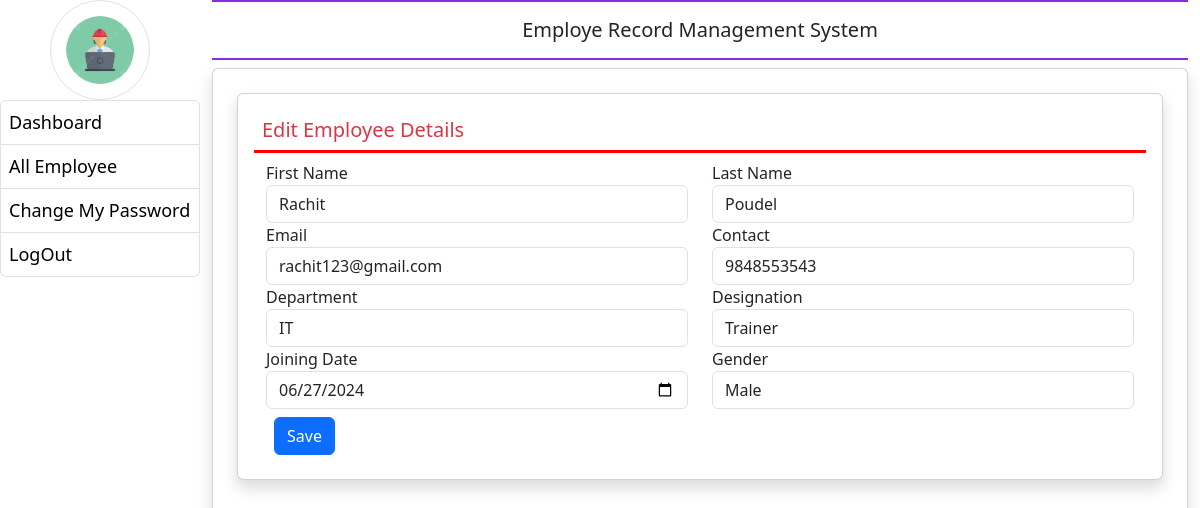
Page /edit_employee/12/ (signed in) on the committed database.
### employee/models.py (models this page shows, shortened)
class EmployeeDetails(models.Model):
    user = models.ForeignKey(User, on_delete=models.CASCADE)
    empcode = models.CharField(max_length=50)
    empdept = models.CharField(max_length=20, null=True)
    designation = models.CharField(max_length=100, null=True)
    contact = models.CharField(max_length=100, null=True)
    gender = models.CharField(max_length=10, null=True)
    joiningdate = models.DateField(null=True)

### employee/views.py (the view, shortened to what this page needs)
# urls.py: path('edit_employee/<int:pid>/', edit_employee, name='edit_employee'),
@login_required(login_url='admin_login')
def edit_employee(request, pid):
    if not request.user.is_staff:
        return redirect('admin_login')
    employee = get_object_or_404(EmployeeDetails, id=pid)
    user = employee.user  # Get the related User object
    context = {'employee': employee}
    return render(request, 'edit_employee.html', context)

### employee/templates/edit_employee.html (shortened to what this page needs)
{% extends "admin_base.html" %}
{% block main %}
<div class="card shadow m-2">
    <div class="card-body">
        <h5 class="p-2 text-danger" style="border-bottom: 3px solid red;">Edit Employee Details</h5>
        <div class="container-fluid">
            <form method="POST" name="edit_employee">
                <div class="row">
                    <div class="col-sm-6">
                        <div class="form-group">
                            <label for="first_name">First Name</label>
                            <input type="text" id="first_name" name="first_name" class="form-control" placeholder="Enter the first name" pattern="[A-Za-z]+" value="{{ employee.user.first_name }}" required>
                        </div>
                    </div>
                    <div class="col-sm-6">
                        <div class="form-group">
                            <label for="last_name">Last Name</label>
                            <input type="text" id="last_name" name="last_name" class="form-control" placeholder="Enter the last name" pattern="[A-Za-z]+" value="{{ employee.user.last_name }}" required>
                        </div>
                    </div>
                    <div class="col-sm-6">
                        <div class="form-group">
                            <label for="email">Email</label>
                            <input type="email" id="email" name="email" class="form-control" placeholder="Enter email" value="{{ employee.user.email }}" required>
                        </div>
                    </div>
                    <div class="col-sm-6">
                        <div class="form-group">
                            <label for="contact">Contact</label>
                            <input type="text" id="contact" name="contact" class="form-control" placeholder="Enter contact number" value="{{ employee.contact }}">
                        </div>
                    </div>
                    <div class="col-sm-6">
                        <div class="form-group">
                            <label for="department">Department</label>
                            <input type="text" id="department" name="department" class="form-control" placeholder="Enter department" value="{{ employee.empdept }}">
                        </div>
                    </div>
                    <div class="col-sm-6">
                        <div class="form-group">
                            <label for="designation">Designation</label>
                            <input type="text" id="designation" name="designation" class="form-control" placeholder="Enter designation" value="{{ employee.designation }}">
                        </div>
                    </div>
                    <div class="col-sm-6">
                        <div class="form-group">
                            <label for="Jdate">Joining Date</label>
                            <input type="date" id="Jdate" name="Jdate" class="form-control" value="{% if employee.joiningdate %}{{ employee.joiningdate|date:'Y-m-d' }}{% endif %}">
                        </div>
                    </div>
                    <div class="col-sm-6">
                        <div class="form-group">
                            <label for="gender">Gender</label>
                            <select id="gender" name="gender" class="form-control">
                                <option value="Male" {% if employee.gender == 'Male' %}selected{% endif %}>Male</option>
                            </select>
                        </div>
                    </div>
                </div>
                <input type="submit" value="Save" class="m-2 btn btn-primary">
            </form>
        </div>
    </div>
</div>
{% endblock %}

### rows in the picture
EmployeeDetails: first_name "Rachit", last_name "Poudel", email "rachit123@gmail.com", contact "9848553543", department "IT", designation "Trainer", Jdate "06/27/2024", gender "Male"
